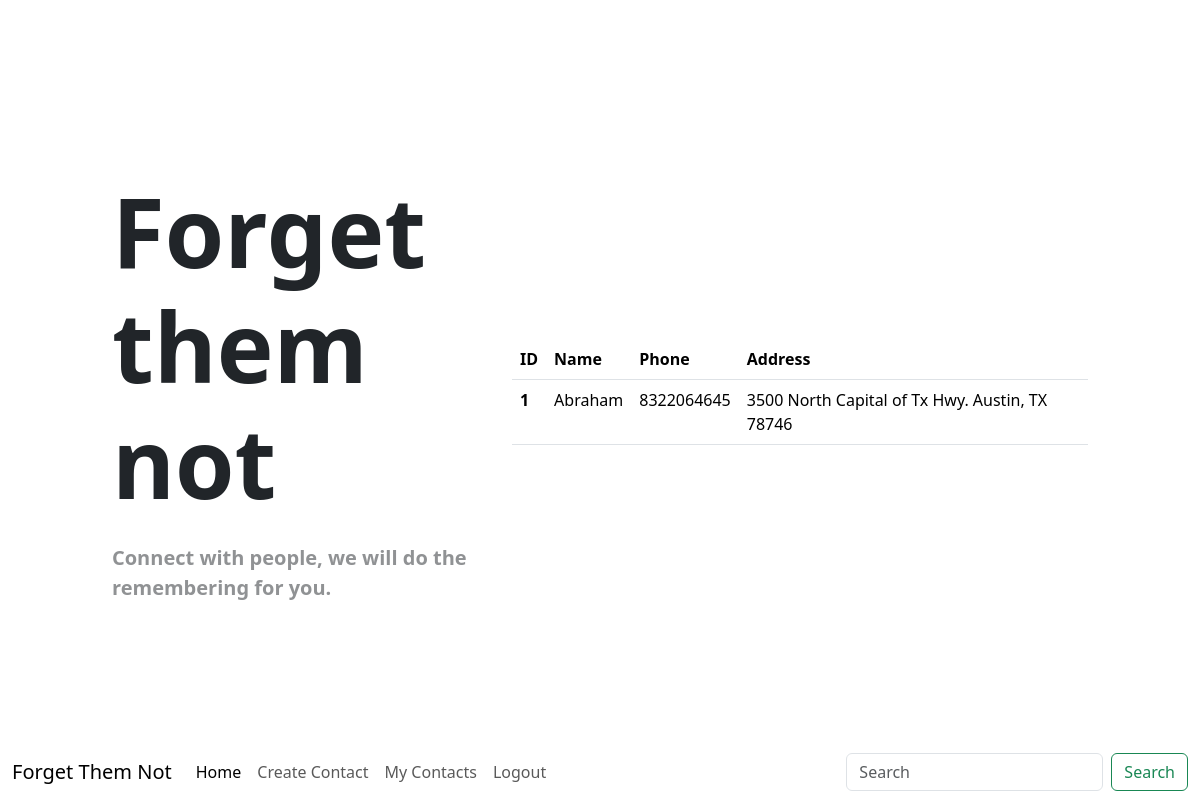
/my_contacts (signed in), run on an earlier commit of the app's database.
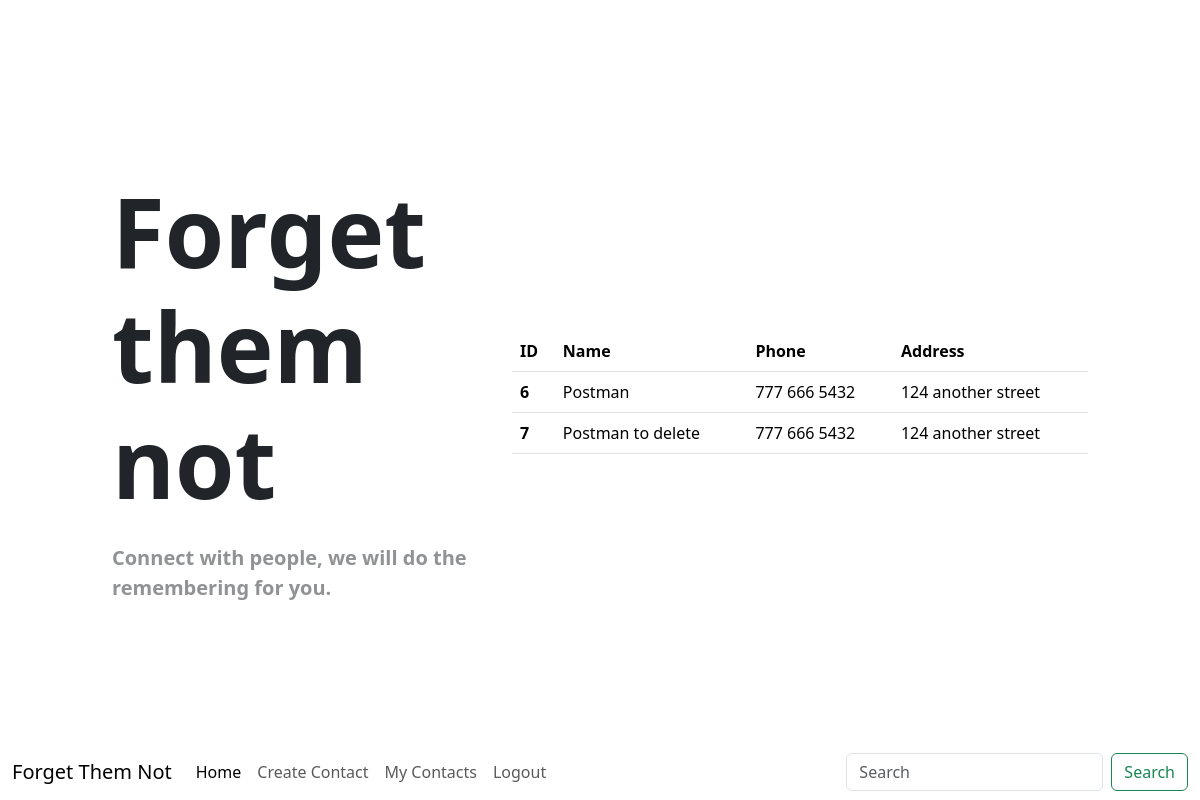
And on a later commit of the database.
### app/models.py (models this page shows, shortened)
class Contact(db.Model):
    id = db.Column(db.Integer, primary_key = True)
    first_name = db.Column(db.String(50), nullable = False)
    last_name = db.Column(db.String(50), nullable = False)
    phone = db.Column(db.String(15), nullable = False)
    address = db.Column(db.String(100), nullable = False)
    date_created = db.Column(db.DateTime, nullable = False, default = datetime.utcnow)
    user_id = db.Column(db.Integer, db.ForeignKey('user.id'), nullable = False)

### app/routes.py (the view)
@app.route('/my_contacts')
def my_contacts():
    contacts = db.session.execute(db.select(Contact).where(Contact.user_id == current_user.id)).scalars().all()
    return render_template('my_contacts.html', contacts = contacts)

### app/models.py (called while the page is built)
    @login.user_loader
    def load_user(user_id):
        return db.session.get(User, user_id)

### app/templates/my_contacts.html
{% extends 'base.html' %}
{% block content %}
<div class="col-6">
<table class="table">
  <thead>
    <tr>
      <th scope="col">ID</th>
      <th scope="col">Name</th>
      <th scope="col">Phone</th>
      <th scope="col">Address</th>
    </tr>
  </thead>
  <tbody>
    {% for contact in contacts %}
        <tr>
        <th scope="row">{{ contact.id }}</th>
        <td>{{ contact.first_name }}</td>
        <td>{{ contact.phone }}</td>
        <td>{{ contact.address }}</td>
        </tr>
    {% endfor %}
  </tbody>
</table>
</div>
{% endblock content %}

### app/templates/base.html (shortened to what this page needs)
<!DOCTYPE html>
<html lang="en">
<head>
    <link rel="stylesheet" href="https://cdn.jsdelivr.net/npm/bootstrap@5.3.1/dist/css/bootstrap.min.css">
    <link rel="stylesheet" href="{{ url_for('static', filename='css/style.css') }}">
</head>
<body>
    <div class="container-fluid">
        <div class="row align-items-center" style="min-height: 100vh">
            <div class="col-4">
                <h1 class="title fw-bold name font">Forget them not</h1>
                <p class="fs-5 fw-semibold text-body-tertiary my-4">Connect with people, we will do the remembering for you.</p>
            </div>
            {% block content %}
            {% endblock content %}
        </div>
    {% include 'nav.html' %}
    </div>
</body>
</html>

### app/templates/nav.html (shortened to what this page needs)
<nav class="navbar navbar-expand-lg bg-transparent fixed-bottom justify-content-center">
    <div class="container-fluid">
      <a class="navbar-brand" href="{{ url_for ('index') }}">Forget Them Not</a>
      <div class="collapse navbar-collapse" id="navbarTogglerDemo02">
        <ul class="navbar-nav me-auto mb-2 mb-lg-0">
          <li class="nav-item">
            <a class="nav-link active" aria-current="{{ url_for ('index') }}" href="#">Home</a>
          </li>
          {% if current_user.is_authenticated %}
          <li class="nav-item">
            <a class="nav-link" href="{{ url_for ('contact') }}">Create Contact</a>
          </li>
          <li class="nav-item">
            <a class="nav-link" href="{{ url_for ('my_contacts') }}">My Contacts</a>
          </li>
          <li class="nav-item">
            <a class="nav-link" href="{{ url_for ('logout') }}">Logout</a>
          </li>
          {% endif %}
        </ul>
        <form class="d-flex" role="search">
          <input class="form-control me-2" type="search" placeholder="Search" aria-label="Search">
          <button class="btn btn-outline-success" type="submit">Search</button>
        </form>
      </div>
    </div>
  </nav>

### app/static/css/style.css (style rules this page uses)
.font { font-size: 6rem; }
a { text-decoration: none; color: white; }

What changed in the data, as far as the page shows it:
removed Contact: id "1", first_name "Abraham", phone "8322064645", address "3500 North Capital of Tx Hwy. Austin, TX 78746"
added Contact: id "6", first_name "Postman", phone "777 666 5432", address "124 another street"
added Contact: id "7", first_name "Postman to delete", phone "777 666 5432", address "124 another street"
